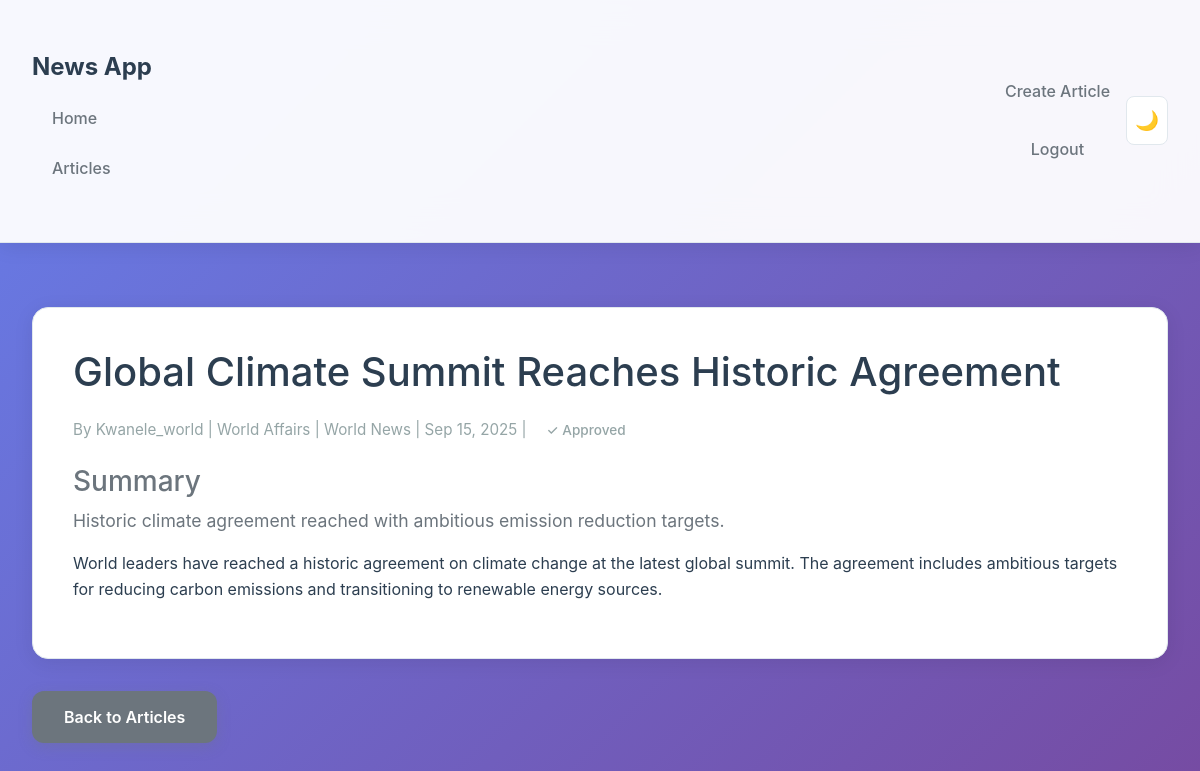
Page /articles/2/ (signed in) on the committed database.
### news/models.py (models this page shows, shortened)
class Article(models.Model):
    STATUS_CHOICES = [
        ('draft', 'Draft'),
        ('pending', 'Pending Approval'),
        ('approved', 'Approved'),
        ('published', 'Published'),
        ('rejected', 'Rejected'),
    ]
    title = models.CharField(max_length=200)
    content = models.TextField()
    summary = models.TextField(max_length=500, blank=True)
    author = models.ForeignKey(
        User,
        on_delete=models.CASCADE,
        related_name='authored_articles',
        limit_choices_to={'role': 'journalist'}
    )
    publisher = models.ForeignKey(
        Publisher,
        on_delete=models.CASCADE,
        related_name='articles',
        null=True,
        blank=True
    )
    category = models.ForeignKey(
        Category,
        on_delete=models.SET_NULL,
        null=True,
        blank=True
    )
    status = models.CharField(
        max_length=20,
        choices=STATUS_CHOICES,
        default='draft'
    )
    is_approved = models.BooleanField(default=False)
    approved_by = models.ForeignKey(
        User,
        on_delete=models.SET_NULL,
        null=True,
        blank=True,
        related_name='approved_articles',
        limit_choices_to={'role': 'editor'}
    )
    approved_at = models.DateTimeField(null=True, blank=True)
    created_at = models.DateTimeField(auto_now_add=True)
    updated_at = models.DateTimeField(auto_now=True)
    published_at = models.DateTimeField(null=True, blank=True)
    class Meta:
        ordering = ['-created_at']

class User(AbstractUser):
    ROLE_CHOICES = [
        ('reader', 'Reader'),
        ('editor', 'Editor'),
        ('journalist', 'Journalist'),
    ]
    role = models.CharField(
        max_length=20,
        choices=ROLE_CHOICES,
        default='reader',
        validators=[MinLengthValidator(3)]
    )
    publisher_subscriptions = models.ManyToManyField(
        'Publisher',
        related_name='subscribers',
        blank=True
    )
    journalist_subscriptions = models.ManyToManyField(
        'self',
        related_name='subscribers',
        blank=True,
        limit_choices_to={'role': 'journalist'}
    )
    independent_articles = models.ManyToManyField(
        'Article',
        related_name='independent_author',
        blank=True
    )
    independent_newsletters = models.ManyToManyField(
        'Newsletter',
        related_name='independent_author',
        blank=True
    )
    def is_reader(self):
        return self.role == 'reader'
    def is_editor(self):
        return self.role == 'editor'
    def is_journalist(self):
        return self.role == 'journalist'

class Publisher(models.Model):
    name = models.CharField(max_length=100, unique=True)
    description = models.TextField(blank=True)
    website = models.URLField(blank=True)
    created_at = models.DateTimeField(auto_now_add=True)
    editors = models.ManyToManyField(
        User,
        related_name='publisher_editors',
        limit_choices_to={'role': 'editor'}
    )
    journalists = models.ManyToManyField(
        User,
        related_name='publisher_journalists',
        limit_choices_to={'role': 'journalist'}
    )
    class Meta:
        ordering = ['name']

class Category(models.Model):
    name = models.CharField(max_length=50, unique=True)
    description = models.TextField(blank=True)
    class Meta:
        verbose_name_plural = 'categories'
        ordering = ['name']

### news/views.py (the view)
# urls.py: path('articles/<int:pk>/', views.article_detail, name='article_detail'),
@login_required
def article_detail(request, pk):
    article = get_object_or_404(Article, pk=pk)
    if request.user.is_reader() and article.status != 'published':
        messages.error(request, 'This article is not published yet')
        return redirect('news:article_list')
    context = {'article': article}
    return render(request, 'news/article_detail.html', context)

### news/templates/news/article_detail.html (shortened to what this page needs)
{% extends 'news/base.html' %}
{% block content %}
<div class="article-card">
    <h1 class="article-title">{{ article.title }}</h1>
    <div class="article-meta">
        By {{ article.author.username }}
        {% if article.publisher %} | {{ article.publisher.name }}{% endif %}
        {% if article.category %} | {{ article.category.name }}{% endif %}
        | {{ article.created_at|date:"M d, Y" }}
        {% if article.is_approved %}
            | <span class="status-approved">✓ Approved</span>
        {% endif %}
    </div>
    {% if article.summary %}
        <div class="article-summary">
            <h3>Summary</h3>
            <p>{{ article.summary }}</p>
        </div>
    {% endif %}
    <div class="article-content">
        {{ article.content|linebreaks }}
    </div>
</div>
<a href="{% url 'news:article_list' %}" class="btn btn-secondary">Back to Articles</a>
{% endblock %}

### news/templates/news/base.html (style rules this page uses)
:root { --bg-primary: linear-gradient(135deg, #667eea 0%, #764ba2 100%); --bg-secondary: rgba(255, 255, 255, 0.95); --bg-card: #ffffff; --text-primary: #2c3e50; --text-secondary: #6c757d; --text-muted: #95a5a6; --border-color: #e1e8ed; --shadow: 0 4px 20px rgba(0, 0, 0, 0.08); --shadow-hover: 0 12px 40px rgba(0, 0, 0, 0.15); --accent-color: #667eea; --accent-hover: #5a6fd8; }
body { font-family: -apple-system, BlinkMacSystemFont, 'Segoe UI', Roboto, Oxygen, Ubuntu, Cantarell, sans-serif; background: var(--bg-primary); color: var(--text-primary); min-height: 100vh; margin: 0; padding: 0; line-height: 1.6; transition: all 0.3s ease; }
.article-card { background: var(--bg-card); border: 1px solid var(--border-color); border-radius: 16px; padding: 2.5rem; margin: 2rem 0; box-shadow: var(--shadow); transition: all 0.4s cubic-bezier(0.4, 0, 0.2, 1); position: relative; overflow: hidden; }
.article-card::before { content: ''; position: absolute; top: 0; left: 0; right: 0; height: 4px; background: var(--gradient-primary); transform: scaleX(0); transition: transform 0.3s ease; }
.article-title { margin-bottom: 1rem; }
.article-meta { color: var(--text-muted); font-size: 0.95rem; margin: 1.25rem 0; display: flex; align-items: center; gap: 0.5rem; flex-wrap: wrap; }
.article-meta span { background: var(--bg-secondary); padding: 0.25rem 0.75rem; border-radius: 20px; font-size: 0.85rem; font-weight: 500; }
.article-summary { color: var(--text-secondary); font-size: 1.1rem; line-height: 1.6; margin-top: 1rem; }
.btn { padding: 0.875rem 2rem; border: none; border-radius: 12px; cursor: pointer; text-decoration: none; display: inline-flex; align-items: center; justify-content: center; font-weight: 600; font-size: 1rem; transition: all 0.3s cubic-bezier(0.4, 0, 0.2, 1); text-align: center; min-height: 48px; min-width: 120px; position: relative; overflow: hidden; }
.btn::before { content: ''; position: absolute; top: 0; left: -100%; width: 100%; height: 100%; background: linear-gradient(90deg, transparent, rgba(255,255,255,0.2), transparent); transition: left 0.5s; }
.btn-secondary { background: var(--text-secondary); color: white; box-shadow: 0 4px 14px 0 rgba(108, 117, 125, 0.3); }

### rows in the picture
Article: title "Global Climate Summit Reaches Historic Agreement", author.username "Kwanele_world", publisher.name "World Affairs", category.name "World News", created_at "Sep 15, 2025", summary "Historic climate agreement reached with ambitious emission reduction targets.", content "World leaders have reached a historic agreement on climate change at the latest global summit. The agreement includes ambitious targets for reducing carbon emissions and transitioning to renewable energy sources."
